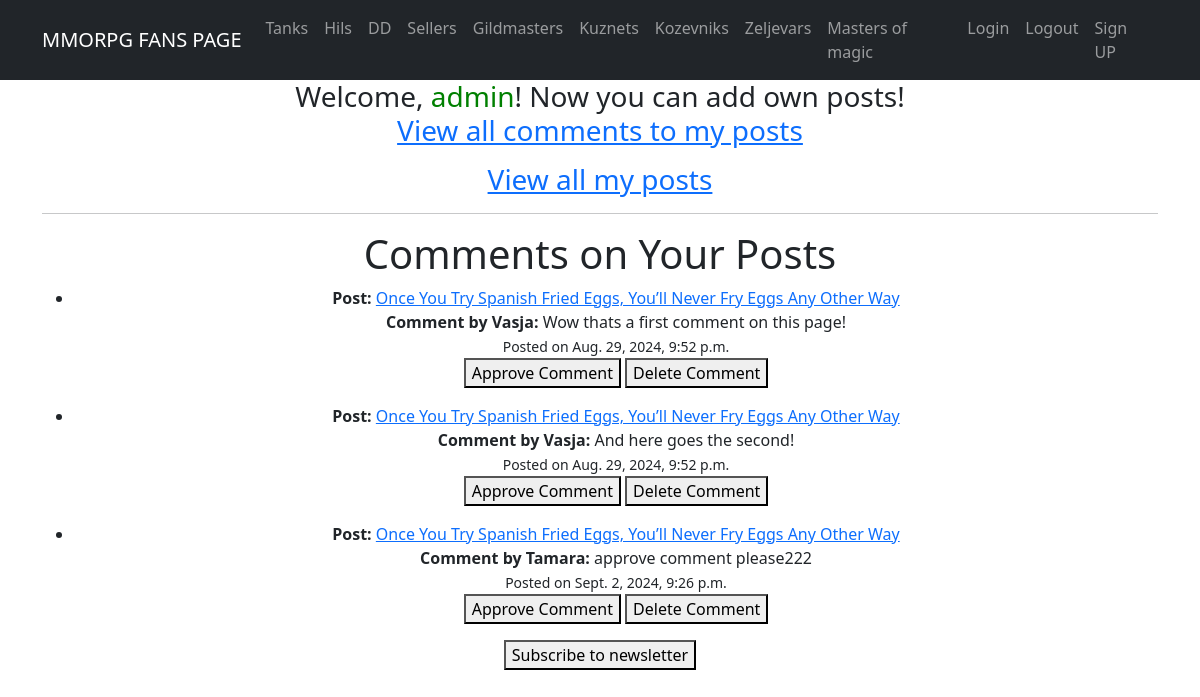
Before: /my_comments/ (signed in) with the older database file.
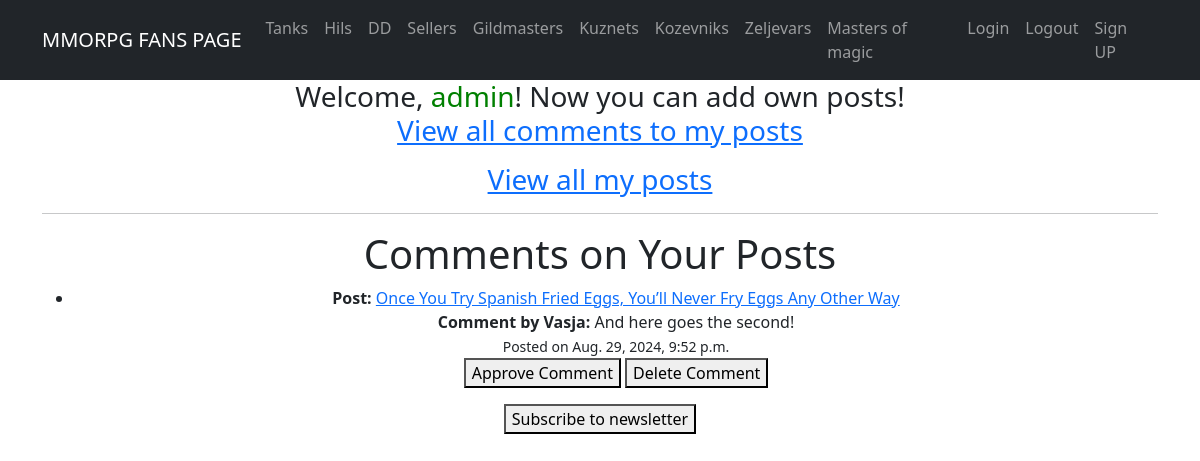
After: the same page with the newer database file.
### app/models.py (models this page shows, shortened)
class Comment(models.Model):
    content = models.TextField()
    created_at = models.DateTimeField(default=timezone.now)
    post = models.ForeignKey(Post, on_delete=models.CASCADE, related_name='comments')
    author = models.ForeignKey(User, on_delete=models.CASCADE)
    is_approved = models.BooleanField(default=False)
    tracker = FieldTracker(fields=['is_approved'])

class Post(models.Model):
    name = models.CharField(max_length=150, unique=True)
    description = CKEditor5Field('Text', config_name='extends')
    published_date = models.DateTimeField(default=timezone.now)
    author = models.ForeignKey(User, on_delete=models.CASCADE, related_name='posts', editable=False)
    categories = models.ManyToManyField(Category, related_name='posts')

### app/views.py (the view, shortened to what this page needs)
# urls.py: path('my_comments/', OwnerCommentsView.as_view(), name='owner_comments'),
class OwnerCommentsView(LoginRequiredMixin, ListView):
    model = Comment
    template_name = 'owner_comments.html'
    context_object_name = 'comments'
    def get_queryset(self):
        return Comment.objects.filter(post__author=self.request.user,
                                      is_approved=False)  # Unapproved comments by post owner

### templates/owner_comments.html (shortened to what this page needs)
{% extends 'flatpages/default.html' %}
{% block content %}
    <h1>Comments on Your Posts</h1>
    {% if comments %}
        <ul>
            {% for comment in comments %}
                <li>
                    <strong>Post: </strong><a href="{% url 'post_detail' comment.post.id %}">{{ comment.post.name }}</a><br>
                    <strong>Comment by {{ comment.author }}:</strong> {{ comment.content }}<br>
                    <small>Posted on {{ comment.created_at }}</small><br>
                    <form method="post" action="{% url 'owner_comments' %}">
                        <button type="submit" name="action" value="approve">Approve Comment</button>
                        <button type="submit" name="action" value="delete">Delete Comment</button>
                    </form>
                </li>
            {% endfor %}
        </ul>
    {% else %}
        <p>No comments on your posts yet.</p>
    {% endif %}
{% endblock %}

Changed rows visible on the page:
no longer on this page (row edited): Comment: post.name "Once You Try Spanish Fried Eggs, You’ll Never Fry Eggs Any Other Way", author "Vasja", content "Wow thats a first comment on this page!", created_at "Aug. 29, 2024, 9:52 p.m."
removed Comment: post.name "Once You Try Spanish Fried Eggs, You’ll Never Fry Eggs Any Other Way", author "Tamara", content "approve comment please222", created_at "Sept. 2, 2024, 9:26 p.m."
